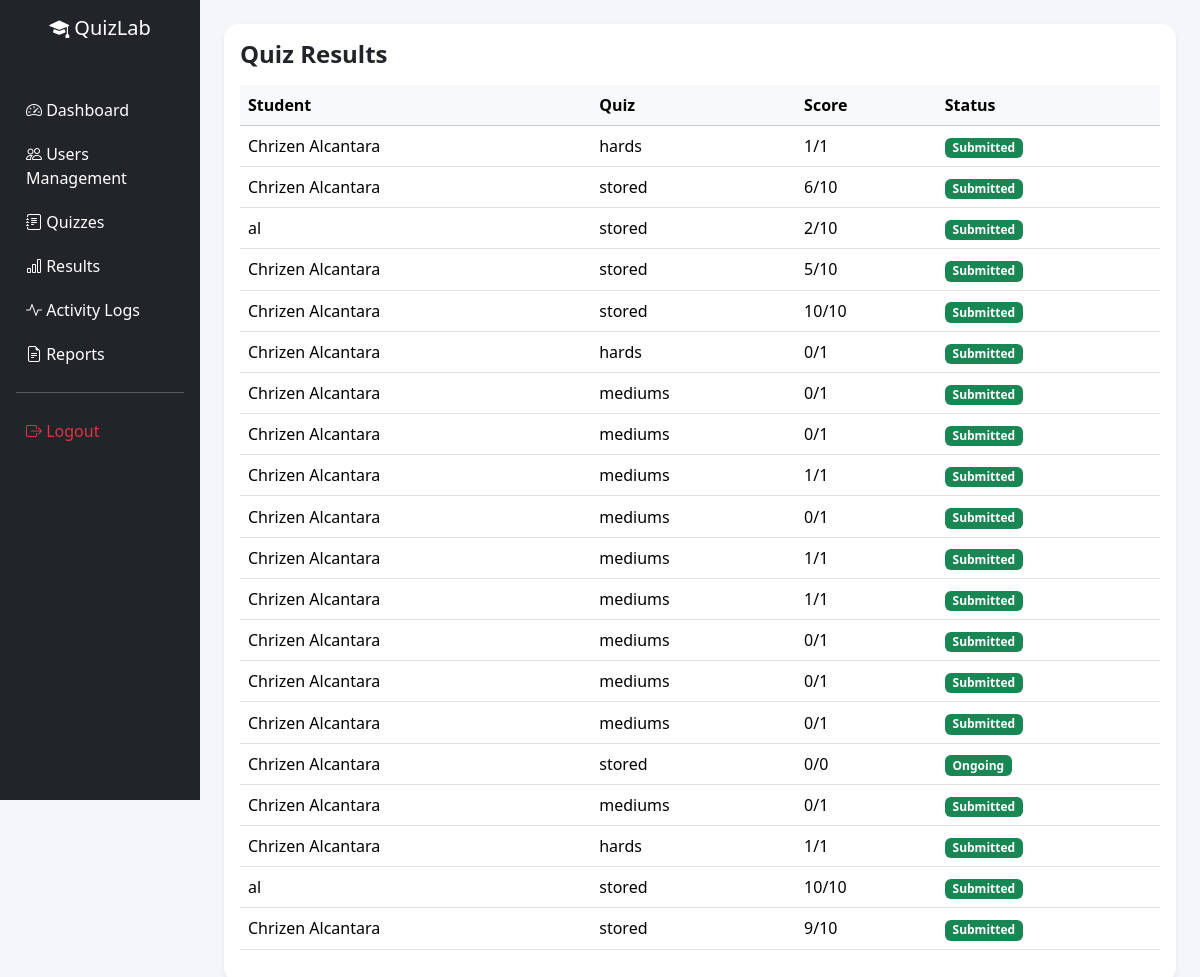
The page /frontend/admin/results.php on the database its author committed.
### tables this page shows
CREATE TABLE `quiz_attempts` (
  `attempt_id` int(11) NOT NULL,
  `student_id` int(11) NOT NULL,
  `quiz_id` int(11) NOT NULL,
  `score` int(11) DEFAULT 0,
  `total_questions` int(11) DEFAULT 0,
  `status` enum('ongoing','submitted','timeout') NOT NULL DEFAULT 'ongoing',
  `submitted_at` timestamp NOT NULL DEFAULT current_timestamp()
);

CREATE TABLE `users` (
  `user_id` int(11) NOT NULL,
  `firstname` varchar(50) NOT NULL,
  `middlename` varchar(50) DEFAULT NULL,
  `lastname` varchar(50) NOT NULL,
  `email` varchar(100) NOT NULL,
  `password` varchar(255) NOT NULL,
  `role` enum('admin','teacher','student') NOT NULL,
  `profile_picture` varchar(255) DEFAULT NULL,
  `status` enum('active','inactive') DEFAULT 'active',
  `created_at` timestamp NOT NULL DEFAULT current_timestamp()
);

CREATE TABLE `quizzes` (
  `quiz_id` int(11) NOT NULL,
  `teacher_id` int(11) NOT NULL,
  `title` varchar(255) NOT NULL,
  `description` text DEFAULT NULL,
  `status` enum('draft','published') DEFAULT 'draft',
  `created_at` timestamp NOT NULL DEFAULT current_timestamp(),
  `quiz_type` enum('multiple_choice','identification','true_false','enumeration') NOT NULL DEFAULT 'multiple_choice',
  `difficulty` enum('easy','medium','hard') NOT NULL DEFAULT 'medium'
);

### frontend/admin/results.php (the view, shortened to what this page needs)
<?php
require_once "../../backend/database.php";
$stmt = $pdo->query("
SELECT
    qa.*,
    q.title,
    u.firstname,
    u.lastname
FROM quiz_attempts qa
JOIN quizzes q ON qa.quiz_id = q.quiz_id
JOIN users u ON qa.student_id = u.user_id
ORDER BY qa.attempt_id DESC
");
$results = $stmt->fetchAll(PDO::FETCH_ASSOC);
?>
<!DOCTYPE html>
<html lang="en">
<head>
    <link href="https://cdn.jsdelivr.net/npm/bootstrap@5.3.2/dist/css/bootstrap.min.css" rel="stylesheet">
    <link rel="stylesheet" href="https://cdn.jsdelivr.net/npm/bootstrap-icons@1.11.1/font/bootstrap-icons.css">
    <link rel="stylesheet" href="style.css">
</head>
<body style="background:#f4f6f9;">
    <div class="container-fluid">
        <div class="row">
            <div class="col-md-2 p-0">
                <?php include "nav.php"; ?>
            </div>
            <div class="col-md-10 p-4">
                <div class="card border-0 shadow-sm">
                    <div class="card-body">
                        <h4 class="fw-bold mb-3">Quiz Results</h4>
                        <div class="table-responsive dashboard-scroll">
                            <table class="table table-hover align-middle">
                                <thead class="table-light sticky-top">
                                    <tr>
                                        <th>Student</th>
                                        <th>Quiz</th>
                                        <th>Score</th>
                                        <th>Status</th>
                                    </tr>
                                </thead>
                                <tbody>
                                    <?php foreach ($results as $row): ?>
                                        <tr>
                                            <td>
                                                <?= htmlspecialchars($row['firstname']) ?>
                                                <?= htmlspecialchars($row['lastname']) ?>
                                            </td>
                                            <td><?= htmlspecialchars($row['title']) ?></td>
                                            <td><?= $row['score'] ?>/<?= $row['total_questions'] ?></td>
                                            <td>
                                                <span class="badge bg-success">
                                                    <?= ucfirst($row['status']) ?>
                                                </span>
                                            </td>
                                        </tr>
                                    <?php endforeach; ?>
                                </tbody>
                            </table>
                        </div>
                    </div>
                </div>
            </div>
        </div>
    </div>
</body>
</html>

### frontend/admin/nav.php
<div class="sidebar p-3 bg-dark text-white vh-100">
    <h5 class="text-center mb-4" >
        <i class="bi bi-mortarboard-fill"></i> QuizLab
    </h5><br>
    <a href="dashboard.php" class="<?= ($current_page == 'dashboard.php') ? 'active-link' : '' ?>">
        <i class="bi bi-speedometer2"></i> Dashboard
    </a>
    <a href="users.php" class="<?= ($current_page == 'users.php') ? 'active-link' : '' ?>">
        <i class="bi bi-people"></i> Users Management
    </a>
    <a href="quizzes.php" class="<?= ($current_page == 'quizzes.php') ? 'active-link' : '' ?>">
        <i class="bi bi-journal-text"></i> Quizzes
    </a>
    <a href="results.php" class="<?= ($current_page == 'results.php') ? 'active-link' : '' ?>">
        <i class="bi bi-bar-chart"></i> Results
    </a>
    <a href="logs.php" class="<?= ($current_page == 'logs.php') ? 'active-link' : '' ?>">
        <i class="bi bi-activity"></i> Activity Logs
    </a>
    <a href="reports.php" class="<?= ($current_page == 'reports.php') ? 'active-link' : '' ?>">
        <i class="bi bi-file-earmark-text"></i> Reports
    </a>
    <hr>
    <a href="#" class="d-block text-danger"
       onclick="event.preventDefault(); Swal.fire({
            title: 'Are you sure?',
            text: 'You will be logged out.',
            icon: 'warning',
            showCancelButton: true,
            confirmButtonText: 'Yes, logout',
            cancelButtonText: 'Cancel'
        }).then((result) => {
            if (result.isConfirmed) {
                window.location.href='../../backend/logout.php';
            }
        });">
        <i class="bi bi-box-arrow-right"></i> Logout
    </a>
</div>

### frontend/admin/style.css (style rules this page uses)
body { background:#f5f6fa; }
.sidebar { height:100vh; background:#381747; color:white; padding-top:20px; }
.sidebar a { color:white; text-decoration:none; display:block; padding:10px 20px; }
.sidebar a { padding: 10px; border-radius: 8px; transition: 0.2s; }
.table td, .table th { vertical-align:middle; }
.table td { white-space:nowrap; }
.card { border-radius:14px !important; overflow:hidden; }

### rows shown on the page
quiz_attempts: student.firstname "Chrizen", student.lastname "Alcantara", quiz.title "hards", score "1", total_questions "1", status "Submitted"
quiz_attempts: student.firstname "Chrizen", student.lastname "Alcantara", quiz.title "stored", score "6", total_questions "10", status "Submitted"
quiz_attempts: student.firstname "al", quiz.title "stored", score "2", total_questions "10", status "Submitted"
quiz_attempts: student.firstname "Chrizen", student.lastname "Alcantara", quiz.title "stored", score "5", total_questions "10", status "Submitted"
quiz_attempts: student.firstname "Chrizen", student.lastname "Alcantara", quiz.title "stored", score "10", total_questions "10", status "Submitted"
quiz_attempts: student.firstname "Chrizen", student.lastname "Alcantara", quiz.title "hards", score "0", total_questions "1", status "Submitted"
quiz_attempts: student.firstname "Chrizen", student.lastname "Alcantara", quiz.title "mediums", score "0", total_questions "1", status "Submitted"
quiz_attempts: student.firstname "Chrizen", student.lastname "Alcantara", quiz.title "mediums", score "0", total_questions "1", status "Submitted"
quiz_attempts: student.firstname "Chrizen", student.lastname "Alcantara", quiz.title "mediums", score "1", total_questions "1", status "Submitted"
quiz_attempts: student.firstname "Chrizen", student.lastname "Alcantara", quiz.title "mediums", score "0", total_questions "1", status "Submitted"
quiz_attempts: student.firstname "Chrizen", student.lastname "Alcantara", quiz.title "mediums", score "1", total_questions "1", status "Submitted"
quiz_attempts: student.firstname "Chrizen", student.lastname "Alcantara", quiz.title "mediums", score "1", total_questions "1", status "Submitted"
quiz_attempts: student.firstname "Chrizen", student.lastname "Alcantara", quiz.title "mediums", score "0", total_questions "1", status "Submitted"
quiz_attempts: student.firstname "Chrizen", student.lastname "Alcantara", quiz.title "mediums", score "0", total_questions "1", status "Submitted"
quiz_attempts: student.firstname "Chrizen", student.lastname "Alcantara", quiz.title "mediums", score "0", total_questions "1", status "Submitted"
quiz_attempts: student.firstname "Chrizen", student.lastname "Alcantara", quiz.title "stored", score "0", total_questions "0", status "Ongoing"
quiz_attempts: student.firstname "Chrizen", student.lastname "Alcantara", quiz.title "mediums", score "0", total_questions "1", status "Submitted"
quiz_attempts: student.firstname "Chrizen", student.lastname "Alcantara", quiz.title "hards", score "1", total_questions "1", status "Submitted"
quiz_attempts: student.firstname "al", quiz.title "stored", score "10", total_questions "10", status "Submitted"
quiz_attempts: student.firstname "Chrizen", student.lastname "Alcantara", quiz.title "stored", score "9", total_questions "10", status "Submitted"
